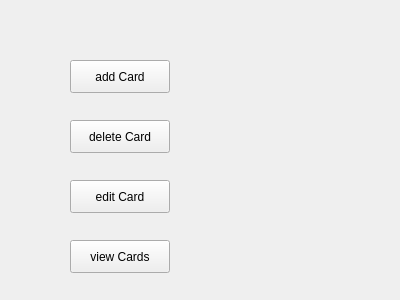
<?xml version="1.0" encoding="UTF-8"?>
<ui version="4.0">
 <class>AccountEditWindow</class>
 <widget class="QWidget" name="AccountEditWindow">
  <property name="geometry">
   <rect>
    <x>0</x>
    <y>0</y>
    <width>400</width>
    <height>300</height>
   </rect>
  </property>
  <property name="windowTitle">
   <string>Form</string>
  </property>
  <widget class="QPushButton" name="addButton">
   <property name="geometry">
    <rect>
     <x>70</x>
     <y>60</y>
     <width>100</width>
     <height>33</height>
    </rect>
   </property>
   <property name="text">
    <string>add Card</string>
   </property>
  </widget>
  <widget class="QPushButton" name="editCardButton">
   <property name="geometry">
    <rect>
     <x>70</x>
     <y>180</y>
     <width>100</width>
     <height>33</height>
    </rect>
   </property>
   <property name="text">
    <string>edit Card</string>
   </property>
  </widget>
  <widget class="QPushButton" name="deleteButton">
   <property name="geometry">
    <rect>
     <x>70</x>
     <y>120</y>
     <width>100</width>
     <height>33</height>
    </rect>
   </property>
   <property name="text">
    <string>delete Card</string>
   </property>
  </widget>
  <widget class="QPushButton" name="viewCardsButton">
   <property name="geometry">
    <rect>
     <x>70</x>
     <y>240</y>
     <width>100</width>
     <height>33</height>
    </rect>
   </property>
   <property name="text">
    <string>view Cards</string>
   </property>
  </widget>
 </widget>
 <resources/>
 <connections/>
</ui>
